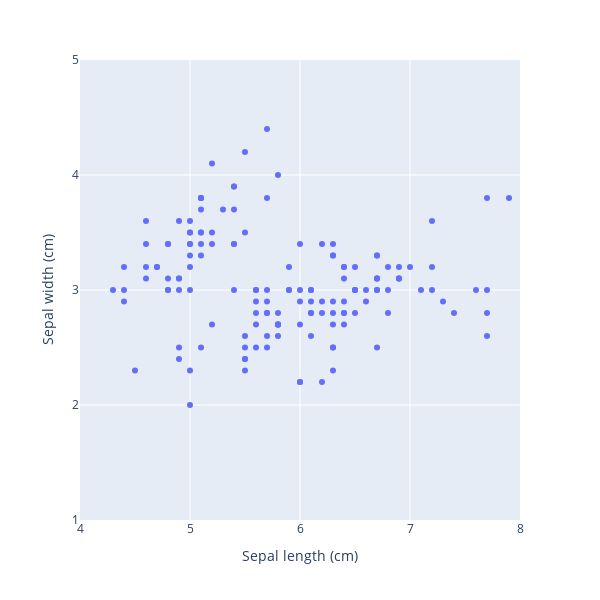

The cell this chart's notebook holds for it:
### Markdown cell above
### Plotly

### Code cell
fig = px.scatter(iris_sns, x="sepal_length", y="sepal_width", 
                 width = 600, height = 600,
                 labels={"sepal_length": "Sepal length (cm)",
                         "sepal_width": "Sepal width (cm)"})
# 设置横轴和纵轴范围

fig.update_layout(xaxis_range=[4, 8], 
                  yaxis_range=[1, 5])


fig.update_layout(
    xaxis = dict(
        tickmode = 'array',
        tickvals = np.arange(4,8+1)))

fig.update_layout(
    yaxis = dict(
        tickmode = 'array',
        tickvals = np.arange(1,5+1)))

fig.show()

# 将fig保存为SVG格式
fig.write_image("Figures\Plotly绘制样本数据散点图，不加标签.svg")

### Figure 1 — Plotly figure (JSON) as saved in the notebook; plotly's stock layout.template omitted (floating-point values rounded to 4 significant figures; data arrays with more than 128 entries replaced by an {"elided": "..."} marker saying what was removed)
{"data": [{"hovertemplate": "Sepal length (cm)=%{x}<br>Sepal width (cm)=%{y}<extra></extra>", "legendgroup": "", "marker": {"color": "#636efa", "symbol": "circle"}, "mode": "markers", "name": "", "orientation": "v", "showlegend": false, "type": "scatter", "x": {"elided": "150 float values"}, "xaxis": "x", "y": {"elided": "150 float values"}, "yaxis": "y"}], "layout": {"height": 600, "legend": {"tracegroupgap": 0}, "margin": {"t": 60}, "width": 600, "xaxis": {"anchor": "y", "domain": [0, 1], "range": [4, 8], "tickmode": "array", "tickvals": [4, 5, 6, 7, 8], "title": {"text": "Sepal length (cm)"}, "type": "linear"}, "yaxis": {"anchor": "x", "domain": [0, 1], "range": [1, 5], "tickmode": "array", "tickvals": [1, 2, 3, 4, 5], "title": {"text": "Sepal width (cm)"}, "type": "linear"}}}
